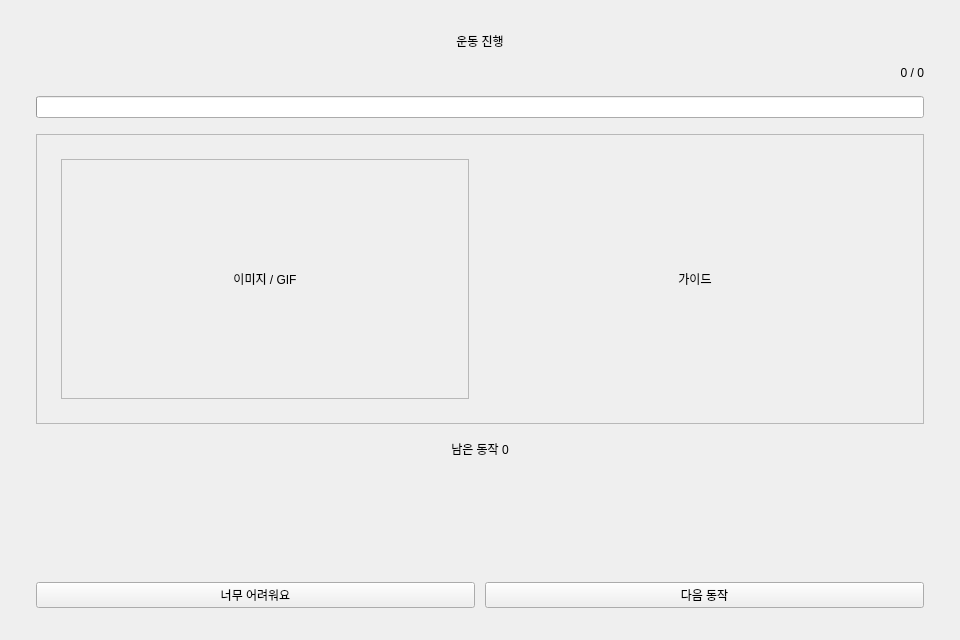
<?xml version="1.0" encoding="UTF-8"?>
<ui version="4.0">
 <class>ExerciseExecution</class>
 <widget class="QWidget" name="exerciseExecutionPage">
  <property name="geometry">
   <rect>
    <x>0</x>
    <y>0</y>
    <width>960</width>
    <height>640</height>
   </rect>
  </property>
  <layout class="QVBoxLayout" name="exerciseLayout">
   <property name="leftMargin">
    <number>36</number>
   </property>
   <property name="topMargin">
    <number>32</number>
   </property>
   <property name="rightMargin">
    <number>36</number>
   </property>
   <property name="bottomMargin">
    <number>32</number>
   </property>
   <property name="spacing">
    <number>16</number>
   </property>
   <item>
    <widget class="QLabel" name="titleLabel">
     <property name="text">
      <string>운동 진행</string>
     </property>
     <property name="alignment">
      <set>Qt::AlignCenter</set>
     </property>
    </widget>
   </item>
   <item>
    <widget class="QLabel" name="progressLabel">
     <property name="alignment">
      <set>Qt::AlignRight|Qt::AlignTrailing|Qt::AlignVCenter</set>
     </property>
     <property name="text">
      <string>0 / 0</string>
     </property>
     <property name="role" stdset="0">
      <string>muted</string>
     </property>
    </widget>
   </item>
   <item>
    <widget class="QProgressBar" name="progressBar">
     <property name="textVisible">
      <bool>false</bool>
     </property>
    </widget>
   </item>
   <item>
    <widget class="QFrame" name="cardFrame">
     <property name="frameShape">
      <enum>QFrame::StyledPanel</enum>
     </property>
     <layout class="QHBoxLayout" name="guideCardLayout">
      <property name="leftMargin">
       <number>24</number>
      </property>
      <property name="topMargin">
       <number>24</number>
      </property>
      <property name="rightMargin">
       <number>24</number>
      </property>
      <property name="bottomMargin">
       <number>24</number>
      </property>
      <property name="spacing">
       <number>22</number>
      </property>
      <item>
       <widget class="QFrame" name="imagePlaceholderFrame">
        <property name="minimumSize">
         <size>
          <width>320</width>
          <height>240</height>
         </size>
        </property>
        <property name="maximumSize">
         <size>
          <width>520</width>
          <height>390</height>
         </size>
        </property>
        <property name="frameShape">
         <enum>QFrame::StyledPanel</enum>
        </property>
        <layout class="QVBoxLayout" name="imagePlaceholderLayout">
         <item>
          <widget class="QLabel" name="exerciseImagePlaceholder">
           <property name="alignment">
            <set>Qt::AlignCenter</set>
           </property>
           <property name="text">
            <string>이미지 / GIF</string>
           </property>
          </widget>
         </item>
        </layout>
       </widget>
      </item>
      <item>
       <widget class="QLabel" name="guideLabel">
        <property name="minimumHeight">
         <number>220</number>
        </property>
        <property name="alignment">
         <set>Qt::AlignCenter</set>
        </property>
        <property name="wordWrap">
         <bool>true</bool>
        </property>
        <property name="text">
         <string>가이드</string>
        </property>
       </widget>
      </item>
     </layout>
    </widget>
   </item>
   <item>
    <widget class="QLabel" name="remainingLabel">
     <property name="alignment">
      <set>Qt::AlignCenter</set>
     </property>
     <property name="text">
      <string>남은 동작 0</string>
     </property>
     <property name="role" stdset="0">
      <string>muted</string>
     </property>
    </widget>
   </item>
   <item>
    <spacer name="exerciseSpacer">
     <property name="orientation">
      <enum>Qt::Vertical</enum>
     </property>
     <property name="sizeHint" stdset="0">
      <size>
       <width>20</width>
       <height>28</height>
      </size>
     </property>
    </spacer>
   </item>
   <item>
    <layout class="QHBoxLayout" name="actionsLayout">
     <property name="spacing">
      <number>10</number>
     </property>
     <item>
      <widget class="QPushButton" name="modifyButton">
       <property name="minimumHeight">
        <number>48</number>
       </property>
       <property name="text">
        <string>너무 어려워요</string>
       </property>
      </widget>
     </item>
     <item>
      <widget class="QPushButton" name="nextButton">
       <property name="minimumHeight">
        <number>48</number>
       </property>
       <property name="text">
        <string>다음 동작</string>
       </property>
      </widget>
     </item>
    </layout>
   </item>
  </layout>
 </widget>
 <resources/>
 <connections/>
</ui>
